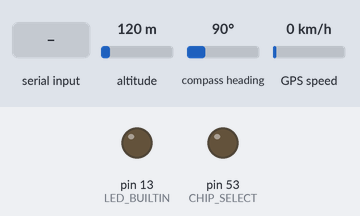
A sketch run on a simulated Arduino Mega 2560, built with avr-gcc and run on an emulated ATmega2560. On the bench: output pins drawn as LEDs (lit = HIGH). Inputs (shaded band) come from the test bench; at power-on: altitude 120 m, compass heading 90°, GPS speed 0 km/h. Storage starts empty; random numbers use the default seed unless the sketch sets one; the GPS gets a fix after 3 s at 37.7749, -122.4194 with 8 satellites; what the sketch prints to the serial monitor is not drawn.

Above: at 1.2 s.
1.3 s: "debug\n" received over Serial
5.5 s: "stop\n" received over Serial
Timing chart, 0 to 8.5 s (numbered marks = the images above; inputs shaded):
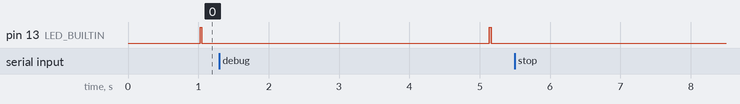

The sketch:

IFMS.ino
```cpp
#include <SPI.h>
#include <SdFat.h>
#include <string.h>
#include <avr/wdt.h>
#include <TinyGPS++.h>

/*
Known Bugs:
- Start("file.csv"), Delete("file.csv"), Start("file.csv"), Delete("file.csv"). After creating the second file with the same name, delete keeps failing
*/

// LED Indicator
// Constant Red Light: Error has occurred and waiting for watchdog to restart the device
// Flashing Red Light: GPS Signal is valid and has been logged. Infrequent flashing means the gps data is stale / lack of connection
// One Flash After Command: Error processing command

// Constants
const int CHIP_SELECT = 53;
const unsigned long LOG_INTERVAL_MS = 100;

// Global Variables
SdFat sd;
File logFile;
bool loggingActive = false;
bool debugMode = false;

TinyGPSPlus gps;

// Function Prototypes
//     Commands
void StartCommand(const String &filename);
void StopCommand();
void ListCommand();
void ReadCommand(const String &filename);
void DeleteCommand(const String &filename);
void DebugCommand();
void GpsCommand();
//     Serial
void processSerialCommands();
//     General
void recordData();
void block();
void logToFile(const String &log);
void logToSerial(const String &log);

void StartCommand(const String &filename) {
  if (logFile) {
    logFile.close();
  }
  bool fileExists = sd.exists(filename);
  logFile = sd.open(filename, O_WRITE | O_CREAT | O_APPEND);
  if (!logFile) {
    logToSerial("Error opening log file for writing.");
    block();
  }
  if (!fileExists) {
    logToFile("Timestamp,Lat,Lon");
    logToSerial("Adding CSV headers to new log file");
  }
  logToSerial("Logging started.");
  loggingActive = true;
}

void StopCommand() {
  if (logFile) {
    logFile.close();
  }
  logToSerial("Logging stopped.");
  loggingActive = false;
}

void ListCommand() {
  File root = sd.open("/");

  if (!root) {
    logToSerial("Failed to open root directory.");
    return;
  }

  logToSerial("Listing files on SD Card:");
  while (true) {
    File entry = root.openNextFile();
    if (!entry) break;

    char name[256];
    entry.getName(name, sizeof(name));
    logToSerial(String(name));
    entry.close();
  }
  root.close();
}

void ReadCommand(const String &filename) {
  if (!sd.exists(filename)) {
    logToSerial("File does not exist: " + filename);
    return;
  }

  File file = sd.open(filename, O_READ);
  if (!file) {
    logToSerial("Error opening file for reading: " + filename);
    return;
  }

  logToSerial("Reading file: " + filename);
  while (file.available()) {
    String line = file.readStringUntil('\n');
    logToSerial(line);
  }
  file.close();
  logToSerial("File read complete.");
}

void DeleteCommand(const String &filename) {
  if (loggingActive && logFile) {
    logFile.close();
    loggingActive = false;
    logToSerial("Logging stopped to delete the file.");
  }
  if (!sd.exists(filename)) {
    logToSerial("File does not exist: " + filename);
    return;
  }
  if (sd.remove(filename)) {
    logToSerial("File deleted: " + filename);
  } else {
    logToSerial("Error deleting file: " + filename);
  }
}

void DebugCommand() {
  if (debugMode) {
    logToSerial("Disabling Debug Mode");
    debugMode = false;
  } else {
    debugMode = true;
    logToSerial("Debug Mode Enabled");
  }
}

void GpsCommand() {
  if (gps.location.isValid()) {
    logToSerial("Latitude: " + String(gps.location.lat(), 6));
    logToSerial("Longitude: " + String(gps.location.lng(), 6));
    logToSerial("Age: " + String(gps.location.age()) + "ms");
  } else {
    logToSerial("No valid GPS fix.");
  }
}

void processSerialCommands() {
  if (Serial.available() > 0) {
    String input = Serial.readStringUntil('\n');
    input.trim();
    logToSerial("Command received: " + input);

    int spaceIndex = input.indexOf(' ');
    String command;
    String arg1 = "";

    if (spaceIndex == -1) {
      command = input;
    } else {
      command = input.substring(0, spaceIndex);
      arg1 = input.substring(spaceIndex + 1);
      arg1.trim();
    }
    command.toLowerCase();

    if (command == "start") {
      if (arg1 == "") {
        logToSerial("Error: START command requires a filename.");
        digitalWrite(LED_BUILTIN, HIGH);
      } else {
        StartCommand(arg1);
      }
    } else if (command == "stop") {
      StopCommand();
    } else if (command == "list") {
      ListCommand();
    } else if (command == "read") {
      if (arg1 == "") {
        logToSerial("Error: READ command requires a filename.");
        digitalWrite(LED_BUILTIN, HIGH);
      } else {
        ReadCommand(arg1);
      }
    } else if (command == "delete") {
      if (arg1 == "") {
        logToSerial("Error: DELETE command requires a filename.");
        digitalWrite(LED_BUILTIN, HIGH);
      } else {
        DeleteCommand(arg1);
      }
    } else if (command == "debug") {
      DebugCommand();
    } else if (command == "gps") {
      GpsCommand();
    } else {
      logToSerial("Unknown command. Use 'START {FILENAME}', 'STOP', 'LIST', 'READ {FILENAME}', 'DELETE {FILENAME}', 'DEBUG'");
      digitalWrite(LED_BUILTIN, HIGH);
    }
  }
}

void recordData() {
  static unsigned long lastLogTime = 0;
  unsigned long currentMillis = millis();

  if (loggingActive && (currentMillis - lastLogTime >= LOG_INTERVAL_MS)) {
    lastLogTime = currentMillis;
    // GPS data will only get logged if the date, time and location is valid and the location data is not older than 150ms
    // 150ms is an arbitary number, subject to change. Just dont want stale data being logged
    if (gps.location.isValid() && gps.date.isValid() && gps.time.isValid() && gps.location.age() < 150) {  // Check if all required data is valid
      digitalWrite(LED_BUILTIN, HIGH);
      // Extract GPS date and time
      int year = gps.date.year();
      byte month = gps.date.month();
      byte day = gps.date.day();
      byte hour = gps.time.hour();
      byte minute = gps.time.minute();
      byte second = gps.time.second();
      // YYYY-MM-DD HH:MM:SS
      String timestamp = String(year) + "-" + padNumber(month) + "-" + padNumber(day) + " " +
                         padNumber(hour) + ":" + padNumber(minute) + ":" + padNumber(second);
      // Construct the CSV line with the timestamp
      String csvLine = timestamp + "," + String(gps.location.lat(), 6) + "," + String(gps.location.lng(), 6);
      logToFile(csvLine);
      logToSerial("New Line: " + csvLine);
    } else {
      logToSerial("No new data");
    }
  }
}

void block() {
  digitalWrite(LED_BUILTIN, HIGH);
  while (1);
}

void logToFile(const String &log) {
  logFile.println(log);
  logFile.flush();
}

void logToSerial(const String &log) {
  if (debugMode) {
    Serial.println(log);
  }
}

void setup() {
  wdt_disable();

  Serial.begin(9600);
  Serial1.begin(9600);
  while (!Serial) {
    // Wait for serial port to connect. Temporary.
  }

  // Enable watchdog with 8s timer
  wdt_enable(WDTO_8S);

  pinMode(LED_BUILTIN, OUTPUT);
  pinMode(CHIP_SELECT, OUTPUT);

  // Wait SD Card connection
  logToSerial("Initialising SD card...");
  if (!sd.begin(CHIP_SELECT)) {
    logToSerial("SD card initialization failed! Check wiring and card insertion.");
    block();
  }
  logToSerial("SD card initialized.");
  wdt_reset();

  logToSerial("Send 'START {FILENAME}' to begin logging, 'STOP' to end logging,");
  logToSerial("'LIST' to list files, 'READ {FILENAME}' to read a file.");

  StartCommand(String(random(1000))+".csv");
}

void loop() {
  digitalWrite(LED_BUILTIN, LOW);
  processSerialCommands();
  recordData();
  while (Serial1.available()) {
    char c = Serial1.read();
    gps.encode(c);
    //logToSerial(c);
  }
  wdt_reset();
}

String padNumber(int num) {
  return num < 10 ? "0" + String(num) : String(num);
}
```

Measured:
- after the input at 1.3 s, pin 13 (LED_BUILTIN): LOW → HIGH after 3.8 s, → LOW 0.03 s later
- after the input at 5.5 s, every drawn part: stays the same
